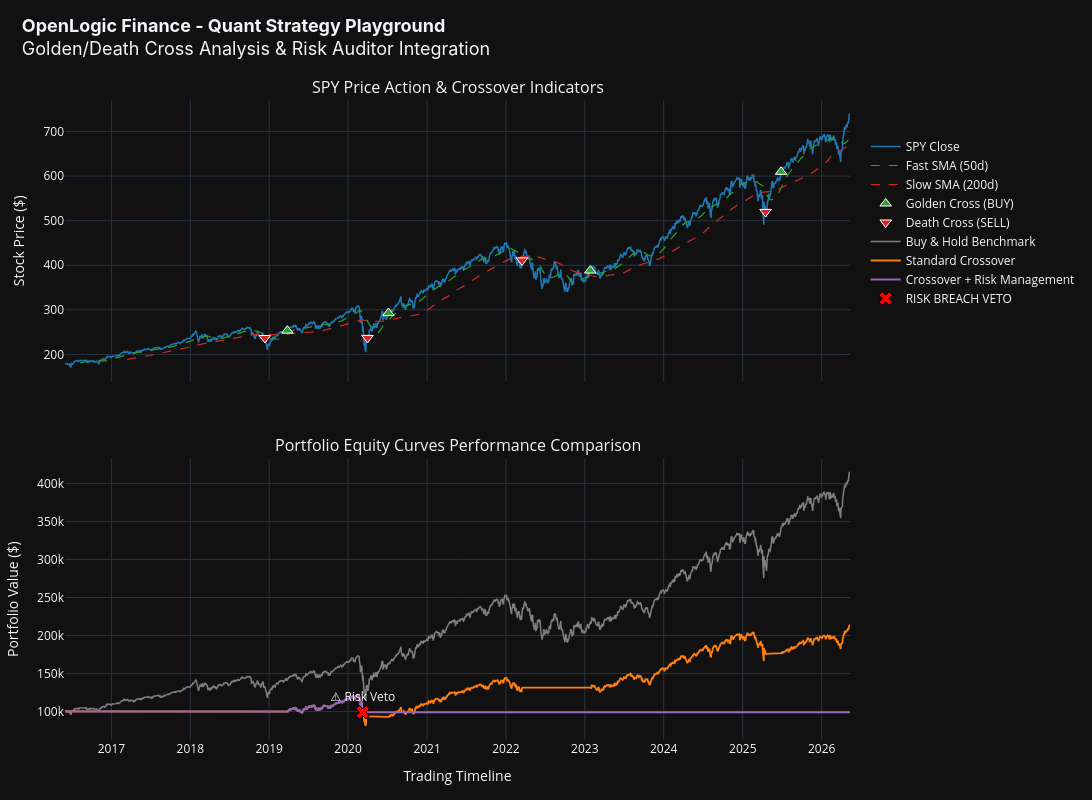

The notebook cell this image was saved under:
### Markdown cell above
## Box 6: Interface (`interface/`) & Visual Analysis

The **Interface** layer delivers our interactive UX tools. For quantitative researchers, Box 6 provides stunning visualization playbooks built on top of high-end library stacks like **Plotly**.

We will now render a premium, publication-grade interactive chart with:
1. **Asset Price & Indicators**: Interactive visualization of SPY close price, 50-day SMA, 200-day SMA, and green/red markers highlighting Golden/Death Crossover moments.
2. **Equity Curves Performance**: A comparative chart tracing the performance of Buy & Hold, Crossover Strategy, and Drawdown-Managed Crossover.
3. **Active Risk Veto Marker**: Visual callout marking the precise date of the Risk Auditor Agent veto.

### Code cell
# Generate visualization curves using modular codeboxes (Box 3 & Box 4)
from strategy_testing.backtesting import run_local_simulation
from risk_management.portfolio import run_audited_simulation

initial_capital = 100000.0
sim_df = run_local_simulation(sim_df, initial_capital)
sim_df, risk_halted, halt_date, peak, final = run_audited_simulation(
    sim_df, 
    max_drawdown_pct=config.max_drawdown_pct, 
    initial_capital=initial_capital
)

import plotly.graph_objects as go
from plotly.subplots import make_subplots

# Clean up index names for cleaner chart formatting
chart_df = sim_df.reset_index()

# 1. Create a beautiful subplot (Price on top, Equity Curve on bottom)
fig = make_subplots(
    rows=2, cols=1, 
    shared_xaxes=True, 
    vertical_spacing=0.12,
    subplot_titles=("SPY Price Action & Crossover Indicators", "Portfolio Equity Curves Performance Comparison"),
    row_heights=[0.5, 0.5]
)

# --- PANEL 1: PRICE & SMA INDICATORS ---
# SPY Price
fig.add_trace(
    go.Scatter(x=chart_df["Date"], y=chart_df["Close"], name="SPY Close", line=dict(color="#1f77b4", width=1.5)),
    row=1, col=1
)
# Fast SMA
fig.add_trace(
    go.Scatter(x=chart_df["Date"], y=chart_df["Fast_SMA"], name="Fast SMA (50d)", line=dict(color="#2ca02c", width=1.2, dash="dash")),
    row=1, col=1
)
# Slow SMA
fig.add_trace(
    go.Scatter(x=chart_df["Date"], y=chart_df["Slow_SMA"], name="Slow SMA (200d)", line=dict(color="#d62728", width=1.2, dash="dash")),
    row=1, col=1
)

# Golden Cross Signals
goldens = chart_df[chart_df["Signal"] == "GOLDEN_CROSS"]
fig.add_trace(
    go.Scatter(
        x=goldens["Date"], y=goldens["Close"], 
        mode="markers", name="Golden Cross (BUY)", 
        marker=dict(symbol="triangle-up", size=10, color="#2ca02c", line=dict(width=1, color="white"))
    ),
    row=1, col=1
)

# Death Cross Signals
deaths = chart_df[chart_df["Signal"] == "DEATH_CROSS"]
fig.add_trace(
    go.Scatter(
        x=deaths["Date"], y=deaths["Close"], 
        mode="markers", name="Death Cross (SELL)", 
        marker=dict(symbol="triangle-down", size=10, color="#d62728", line=dict(width=1, color="white"))
    ),
    row=1, col=1
)

# --- PANEL 2: PORTFOLIO PERFORMANCE ---
# Buy and Hold
fig.add_trace(
    go.Scatter(x=chart_df["Date"], y=chart_df["Buy_Hold_Value"], name="Buy & Hold Benchmark", line=dict(color="#7f7f7f", width=1.5)),
    row=2, col=1
)
# Standard Crossover
fig.add_trace(
    go.Scatter(x=chart_df["Date"], y=chart_df["Strat_Value"], name="Standard Crossover", line=dict(color="#ff7f0e", width=1.8)),
    row=2, col=1
)
# Crossover with Risk Management
fig.add_trace(
    go.Scatter(x=chart_df["Date"], y=chart_df["Strat_Value_RM"], name="Crossover + Risk Management", line=dict(color="#9467bd", width=2)),
    row=2, col=1
)

# Add Risk Veto Marker if halted
if risk_halted and halt_date is not None:
    halt_row = chart_df[chart_df["Date"] == halt_date].iloc[0]
    fig.add_trace(
        go.Scatter(
            x=[halt_row["Date"]],
            y=[halt_row["Strat_Value_RM"]],
            mode="markers+text",
            name="RISK BREACH VETO",
            text=["⚠️ Risk Veto"],
            textposition="top center",
            marker=dict(symbol="x", size=12, color="red", line=dict(width=1, color="black"))
        ),
        row=2, col=1
    )

# --- CUSTOMIZE LAYOUT & STYLE ---
fig.update_layout(
    title=dict(
        text="<b>OpenLogic Finance - Quant Strategy Playground</b><br>Golden/Death Cross Analysis & Risk Auditor Integration",
        font=dict(size=18, family="Outfit, Inter, Arial"),
        y=0.96,
        x=0.02,
        xanchor="left",
        yanchor="top"
    ),
    template="plotly_dark",
    legend=dict(
        orientation="v", 
        yanchor="top", 
        y=0.95, 
        xanchor="left", 
        x=1.02,
        bgcolor="rgba(0,0,0,0)"
    ),
    margin=dict(l=60, r=220, t=100, b=60),
    hovermode="x unified",
    width=1150,
    height=800
)

fig.update_yaxes(title_text="Stock Price ($)", row=1, col=1)
fig.update_yaxes(title_text="Portfolio Value ($)", row=2, col=1)
fig.update_xaxes(title_text="Trading Timeline", row=2, col=1)

fig.show()

### Figure 1 — Plotly figure (JSON) as saved in the notebook; plotly's stock layout.template omitted (floating-point values rounded to 4 significant figures; data arrays with more than 128 entries replaced by an {"elided": "..."} marker saying what was removed)
{"data": [{"line": {"color": "#1f77b4", "width": 1.5}, "name": "SPY Close", "type": "scatter", "x": {"elided": "2502 str values"}, "xaxis": "x", "y": {"elided": "2502 float values"}, "yaxis": "y"}, {"line": {"color": "#2ca02c", "dash": "dash", "width": 1.2}, "name": "Fast SMA (50d)", "type": "scatter", "x": {"elided": "2502 str values"}, "xaxis": "x", "y": {"elided": "2502 float values"}, "yaxis": "y"}, {"line": {"color": "#d62728", "dash": "dash", "width": 1.2}, "name": "Slow SMA (200d)", "type": "scatter", "x": {"elided": "2502 str values"}, "xaxis": "x", "y": {"elided": "2502 float values"}, "yaxis": "y"}, {"marker": {"color": "#2ca02c", "line": {"color": "white", "width": 1}, "size": 10, "symbol": "triangle-up"}, "mode": "markers", "name": "Golden Cross (BUY)", "type": "scatter", "x": ["2019-03-26T04:00:00.000000", "2020-07-06T04:00:00.000000", "2023-01-26T05:00:00.000000", "2025-06-27T04:00:00.000000"], "xaxis": "x", "y": [253.2, 292.7, 388.0, 609.7], "yaxis": "y"}, {"marker": {"color": "#d62728", "line": {"color": "white", "width": 1}, "size": 10, "symbol": "triangle-down"}, "mode": "markers", "name": "Death Cross (SELL)", "type": "scatter", "x": ["2018-12-12T05:00:00.000000", "2020-03-31T04:00:00.000000", "2022-03-16T04:00:00.000000", "2025-04-16T04:00:00.000000"], "xaxis": "x", "y": [236.7, 236.9, 410.9, 519.7], "yaxis": "y"}, {"line": {"color": "#7f7f7f", "width": 1.5}, "name": "Buy & Hold Benchmark", "type": "scatter", "x": {"elided": "2502 str values"}, "xaxis": "x2", "y": {"elided": "2502 float values"}, "yaxis": "y2"}, {"line": {"color": "#ff7f0e", "width": 1.8}, "name": "Standard Crossover", "type": "scatter", "x": {"elided": "2502 str values"}, "xaxis": "x2", "y": {"elided": "2502 float values"}, "yaxis": "y2"}, {"line": {"color": "#9467bd", "width": 2}, "name": "Crossover + Risk Management", "type": "scatter", "x": {"elided": "2502 str values"}, "xaxis": "x2", "y": {"elided": "2502 float values"}, "yaxis": "y2"}, {"marker": {"color": "red", "line": {"color": "black", "width": 1}, "size": 12, "symbol": "x"}, "mode": "markers+text", "name": "RISK BREACH VETO", "text": ["⚠️ Risk Veto"], "textposition": "top center", "type": "scatter", "x": ["2020-03-09T04:00:00+00:00"], "xaxis": "x2", "y": [98960.0], "yaxis": "y2"}], "layout": {"annotations": [{"font": {"size": 16}, "showarrow": false, "text": "SPY Price Action & Crossover Indicators", "x": 0.5, "xanchor": "center", "xref": "paper", "y": 1, "yanchor": "bottom", "yref": "paper"}, {"font": {"size": 16}, "showarrow": false, "text": "Portfolio Equity Curves Performance Comparison", "x": 0.5, "xanchor": "center", "xref": "paper", "y": 0.44, "yanchor": "bottom", "yref": "paper"}], "height": 800, "hovermode": "x unified", "legend": {"bgcolor": "rgba(0,0,0,0)", "orientation": "v", "x": 1.02, "xanchor": "left", "y": 0.95, "yanchor": "top"}, "margin": {"b": 60, "l": 60, "r": 220, "t": 100}, "title": {"font": {"family": "Outfit, Inter, Arial", "size": 18}, "text": "<b>OpenLogic Finance - Quant Strategy Playground</b><br>Golden/Death Cross Analysis & Risk Auditor Integration", "x": 0.02, "xanchor": "left", "y": 0.96, "yanchor": "top"}, "width": 1150, "xaxis": {"anchor": "y", "domain": [0, 1], "matches": "x2", "showticklabels": false}, "xaxis2": {"anchor": "y2", "domain": [0, 1], "title": {"text": "Trading Timeline"}}, "yaxis": {"anchor": "x", "domain": [0.56, 1], "title": {"text": "Stock Price ($)"}}, "yaxis2": {"anchor": "x2", "domain": [0, 0.44], "title": {"text": "Portfolio Value ($)"}}}}
